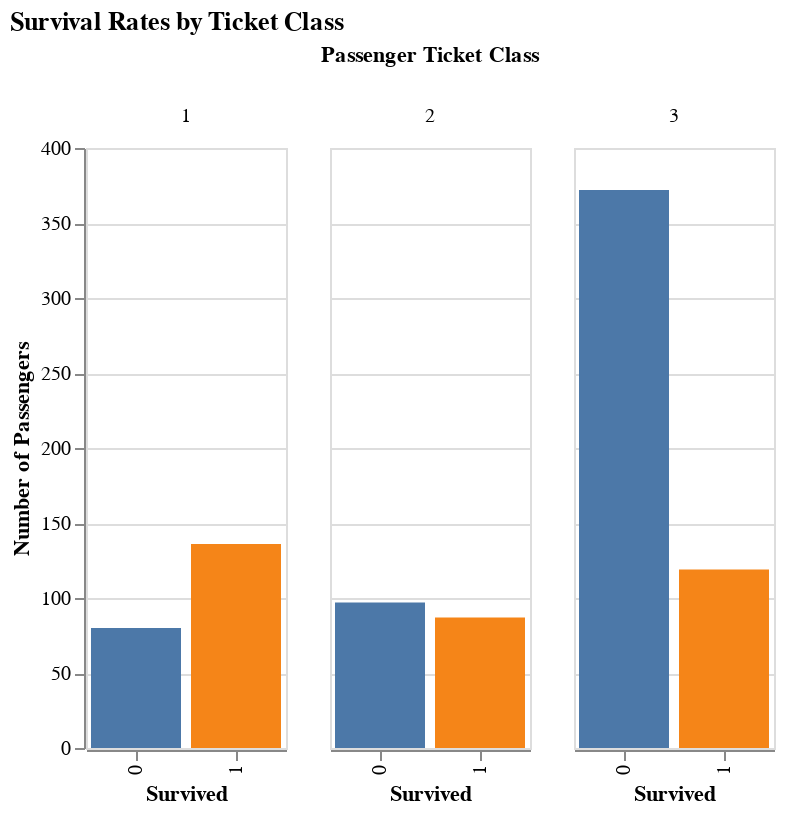

The notebook cell saved with this chart:
### Code cell
# The better class ticket you had, the more likely you were to survive.

# Let's look at survivors by ticket class
alt.Chart(titanic).mark_bar(
    
).encode(
    alt.X('Survived:N', title='Survived'),
    alt.Y('count()', title='Number of Passengers'),
    color=alt.Color('Survived:N', legend=None),
    column=alt.Column('Pclass:N', title='Passenger Ticket Class')
).properties(
    width=100,
    title='Survival Rates by Ticket Class'
)

### Figure 1 — Vega-Lite specification as saved in the notebook (floating-point values rounded to 4 significant figures; data arrays with more than 128 entries replaced by an {"elided": "..."} marker saying what was removed)
{"config": {"view": {"continuousWidth": 400, "continuousHeight": 300}}, "data": {"name": "data-93290830beea3a875eeab316df346c54"}, "mark": "bar", "encoding": {"color": {"type": "nominal", "field": "Survived", "legend": null}, "column": {"type": "nominal", "field": "Pclass", "title": "Passenger Ticket Class"}, "x": {"type": "nominal", "field": "Survived", "title": "Survived"}, "y": {"type": "quantitative", "aggregate": "count", "title": "Number of Passengers"}}, "title": "Survival Rates by Ticket Class", "width": 100, "$schema": "https://vega.github.io/schema/vega-lite/v4.8.1.json", "datasets": {"data-93290830beea3a875eeab316df346c54": {"elided": "891 records"}}}
